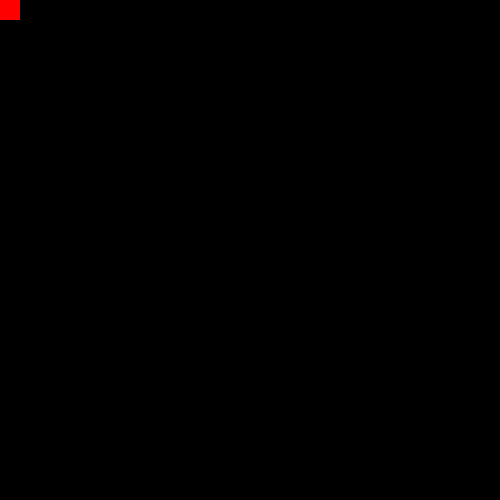
Frame 1 (no input)
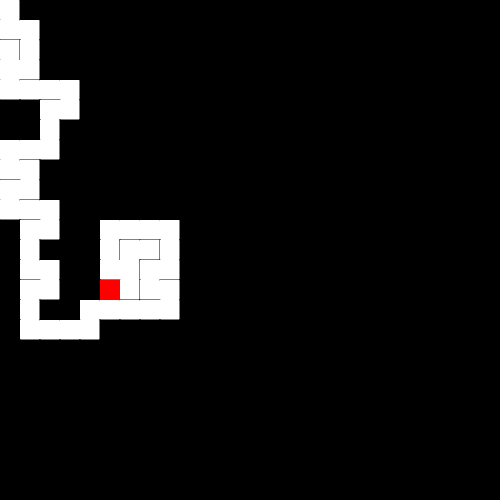
Frame 60 (no input)
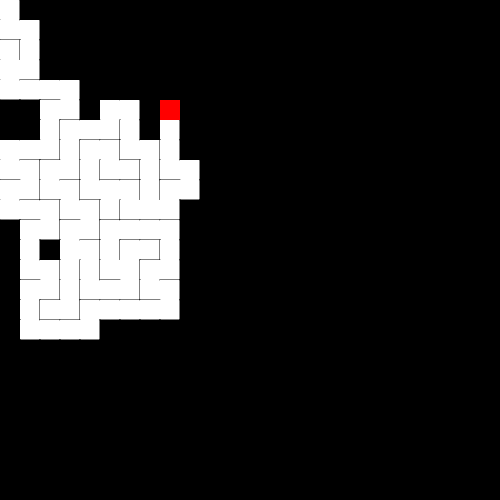
Frame 120 (the mouse pressed at the canvas centre since frame 60)

The p5.js sketch that drew these frames (run headless with seeded random() and noise() and a simulated clock; from frame 60 on, the mouse is pressed at the canvas centre):

// p5.js sketch
// ── sketch.js
// Depth-first search
// Recursive backtracker
// https://en.wikipedia.org/wiki/Maze_generation_algorithm

let cols, rows;
let w = 20;
let grid = [];
let current;
let stack = [];

function setup() {
    createCanvas(500, 500);
    cols = floor(width / w);
    rows = floor(height / w);

    for (let j = 0; j < rows; j++) {
        for (let i = 0; i < cols; i++) {
            var cell = new Cell(i, j);
            grid.push(cell);
        }
    }

    current = grid[0];
}

function draw() {
    background(0, 0, 0);
    for (let i = 0; i < grid.length; i++) {
        grid[i].show();
    }

    current.visited = true;
    current.highlight();
    // STEP 1
    let next = current.checkNeighbors();
    if (next) {
        next.visited = true;

        // STEP 2
        stack.push(current);

        // STEP 3
        removeWalls(current, next);

        // STEP 4
        current = next;
    } else if (stack.length > 0) {
        current = stack.pop();
    }
}

function index(i, j) {
    if (i < 0 || j < 0 || i > cols - 1 || j > rows - 1) {
        return -1;
    }
    return i + j * cols;
}

function removeWalls(a, b) {
    let x = a.i - b.i;
    if (x === 1) {
        a.walls[3] = false;
        b.walls[1] = false;
    } else if (x === -1) {
        a.walls[1] = false;
        b.walls[3] = false;
    }

    let y = a.j - b.j;
    if (y === 1) {
        a.walls[0] = false;
        b.walls[2] = false;
    } else if (y === -1) {
        a.walls[2] = false;
        b.walls[0] = false;
    }
}

// ── cell.js
// Depth-first search
// Recursive backtracker
// https://en.wikipedia.org/wiki/Maze_generation_algorithm

function Cell(i, j) {
    this.i = i;
    this.j = j;
    this.walls = [true, true, true, true];
    this.visited = false;

    this.checkNeighbors = function() {
        let neighbors = [];

        let top = grid[index(i, j - 1)];
        let right = grid[index(i + 1, j)];
        let bottom = grid[index(i, j + 1)];
        let left = grid[index(i - 1, j)];

        if (top && !top.visited) {
          neighbors.push(top);
        }
        if (right && !right.visited) {
          neighbors.push(right);
        }
        if (bottom && !bottom.visited) {
          neighbors.push(bottom);
        }
        if (left && !left.visited) {
          neighbors.push(left);
        }

        if (neighbors.length > 0) {
          let r = floor(random(0, neighbors.length));
          return neighbors[r];
        } else {
          return undefined;
        }
    };

    this.highlight = function() {
        let x = this.i * w;
        let y = this.j * w;
        noStroke();
        fill(255, 0, 0);
        rect(x, y, w, w);
    };

    this.show = function() {
        let x = this.i * w;
        let y = this.j * w;
        stroke(0);
        if (this.walls[0]) {
          line(x, y, x + w, y);
        }
        if (this.walls[1]) {
          line(x + w, y, x + w, y + w);
        }
        if (this.walls[2]) {
          line(x + w, y + w, x, y + w);
        }
        if (this.walls[3]) {
          line(x, y + w, x, y);
        }

        if (this.visited) {
          noStroke();
          fill(255, 255, 255);
          rect(x, y, w, w);
        }
    }
}

// ── style.css
*{
    margin: 0;
    padding: 0;
}

body{
    background-color: #000000;
    display: flex;
    justify-content: center;
    align-items: center;
    height: 100vh;
}

canvas{
    vertical-align: top;
}

h3 {
    font-size: 30px;
    color: white;
    position: absolute;
    top: 20px;
}
